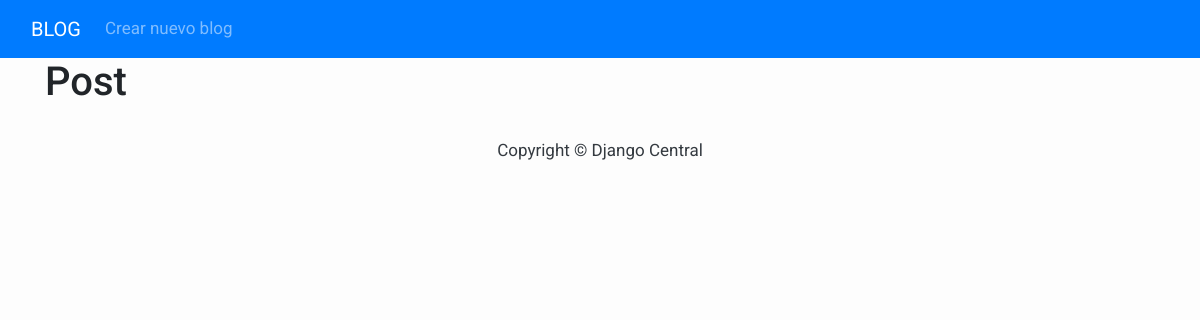
/blog/, run on an earlier commit of the app's database.
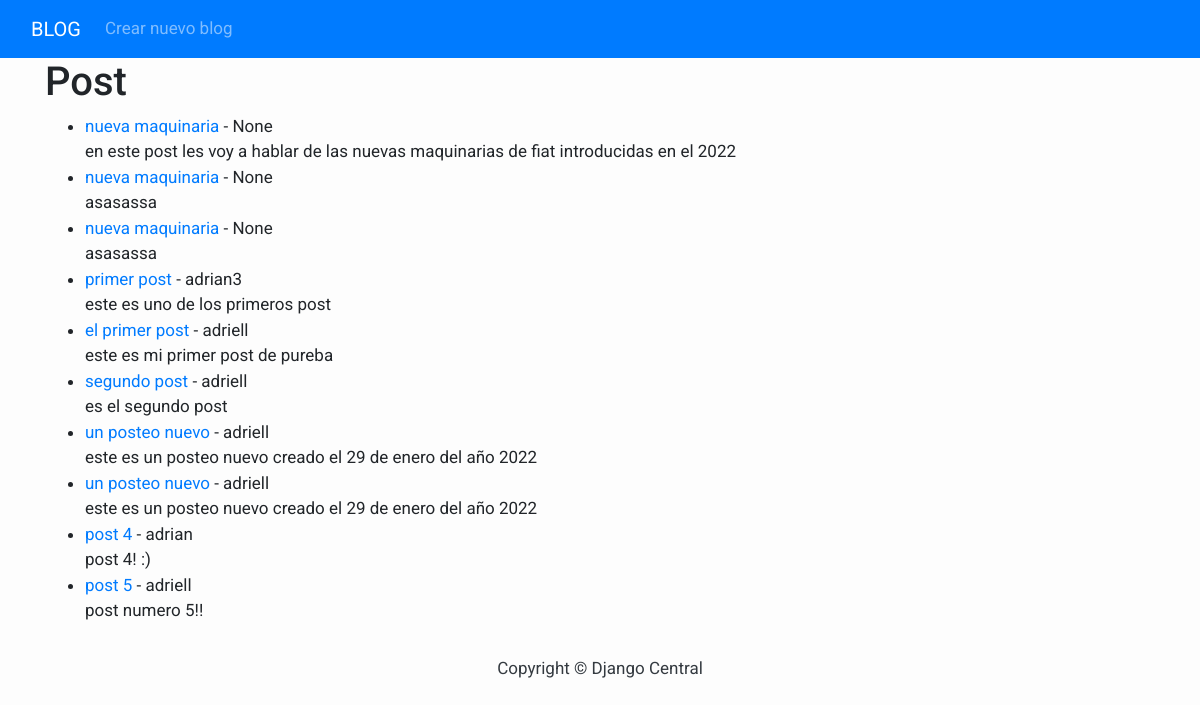
And on a later commit of the database.
### blog/models.py (models this page shows, shortened)
class Post(models.Model):
    titulo = models.CharField(max_length=255, null=True)
    autor = models.ForeignKey(User, on_delete=models.CASCADE, null=True)
    cuerpo = models.TextField()

### blog/views.py (the view)
# urls.py: path("", homeview.as_view(), name = "home"),
class homeview(ListView):
    model= Post
    template_name = "home.html"

### blog/templates/home.html (shortened to what this page needs)
{% extends 'base_blog.html' %}
{% block content %}
<h1>Post</h1>
<ul>
{% for post in object_list %}
    <li><a href= "{% url 'post_detail' post.pk %}">{{post.titulo}}</a> - {{post.autor}}<br/>
    {{post.cuerpo}}</li>
{% endfor %}
</ul>
{% endblock %}

### blog/templates/base_blog.html (shortened to what this page needs)
<!DOCTYPE html>
<html>
    <head>
        <link rel="stylesheet" href="https://maxcdn.bootstrapcdn.com/bootstrap/4.0.0/css/bootstrap.min.css"
 />
    </head>
    <body>
        <nav class="navbar navbar-expand-lg navbar-dark bg-primary">
            <div class="container-fluid">
              <a class="navbar-brand" href="{%url 'home'%}">BLOG</a>
              <div class="collapse navbar-collapse" id="navbarSupportedContent">
                <ul class="navbar-nav me-auto mb-2 mb-lg-0">
                  <li class="nav-item">
                    <a class="nav-link" href="{% url 'agregar_post' %}">Crear nuevo blog</a>
                </ul>
              </div>
            </div>
          </nav>
        <div class="container">
        {% block content %}{% endblock content %}
        </div>
        <footer class="py-3 bg-grey">
            <p class="m-0 text-dark text-center ">Copyright &copy; Django Central</p>
        </footer>
    </body>
</html>

### blog/templates/base_blog.html (style rules this page uses)
body { font-family: "Roboto", sans-serif; font-size: 17px; background-color: #fdfdfd; }

What changed in the data, as far as the page shows it:
added Post: titulo "nueva maquinaria", autor "None", cuerpo "en este post les voy a hablar de las nuevas maquinarias de fiat introducidas en el 2022"
added Post: titulo "nueva maquinaria", autor "None", cuerpo "asasassa"
added Post: titulo "nueva maquinaria", autor "None", cuerpo "asasassa"
added Post: titulo "primer post", autor "adrian3", cuerpo "este es uno de los primeros post"
added Post: titulo "el primer post", autor "adriell", cuerpo "este es mi primer post de pureba"
added Post: titulo "segundo post", autor "adriell", cuerpo "es el segundo post"
added Post: titulo "un posteo nuevo", autor "adriell", cuerpo "este es un posteo nuevo creado el 29 de enero del año 2022"
added Post: titulo "un posteo nuevo", autor "adriell", cuerpo "este es un posteo nuevo creado el 29 de enero del año 2022"
added Post: titulo "post 4", autor "adrian", cuerpo "post 4! :)"
added Post: titulo "post 5", autor "adriell", cuerpo "post numero 5!!"
